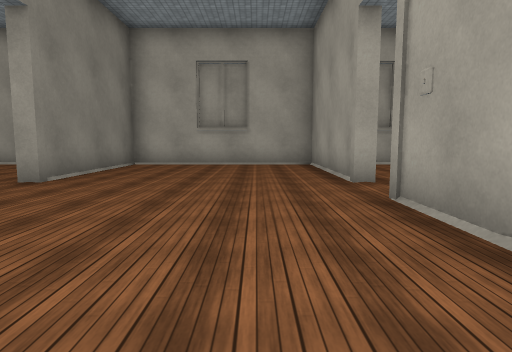
view 1 (above)

17 first-person views from a walk through a 3-D level made in the Unity game engine. The camera is 1.3 m above the floor, tilts 6° down and sees 75° across. The floor is counted in squares, 2 m on a side. Each view is taken from the middle of a square. On the plan, view 1 faces up. The plan holds only what a view shows up to about 10 squares ahead; the rest is blank. The place goes on beyond the plan. The player is left out. Some animated figures are not drawn. Surface patterns are stand-ins for the level's own textures.

view 2
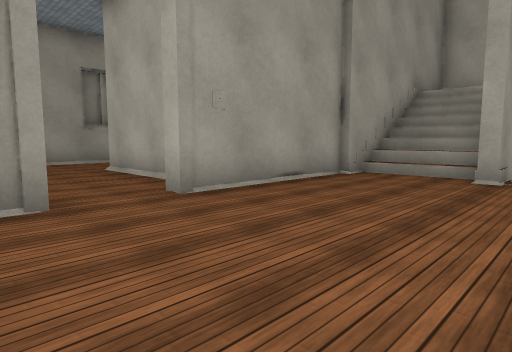

view 3
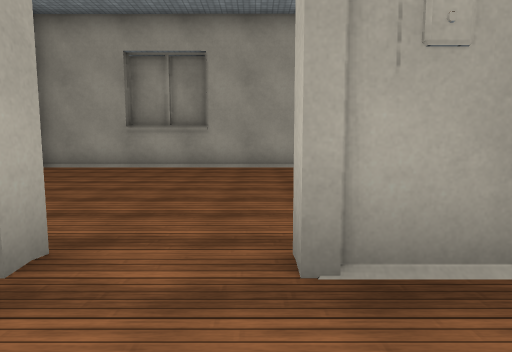

view 4
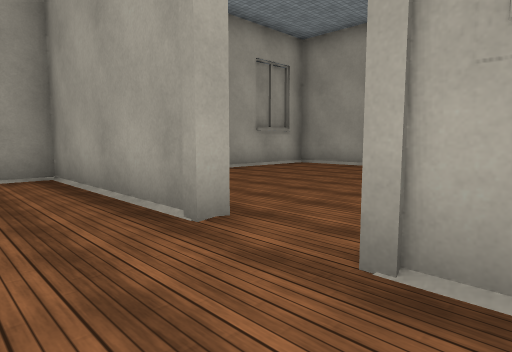

view 5
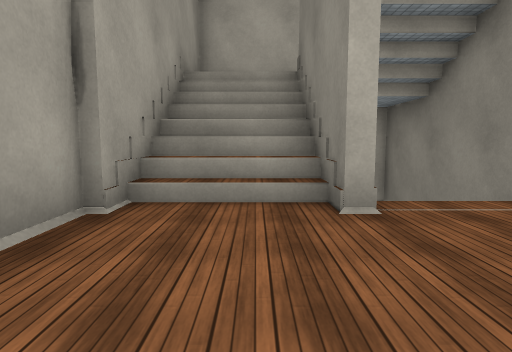

view 6
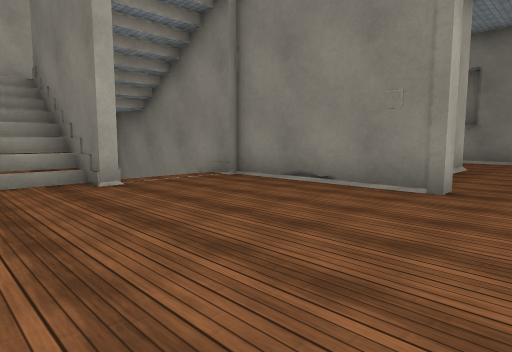

view 7
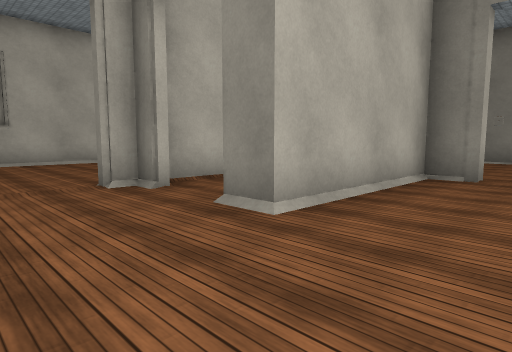

view 8
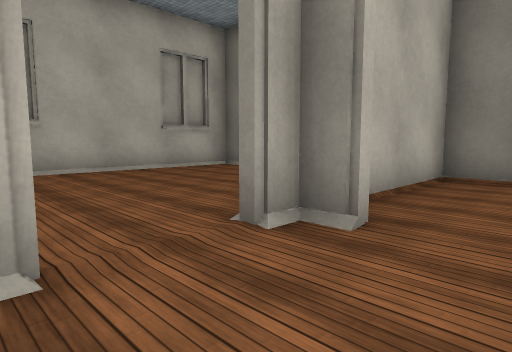

view 9
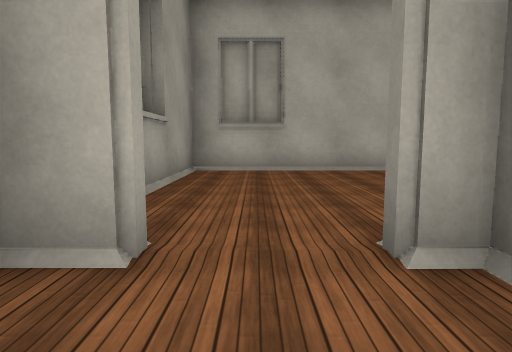

view 10
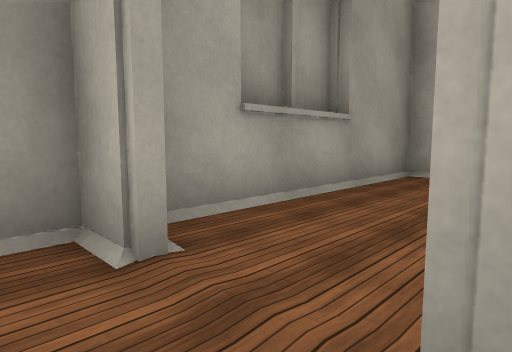

view 11
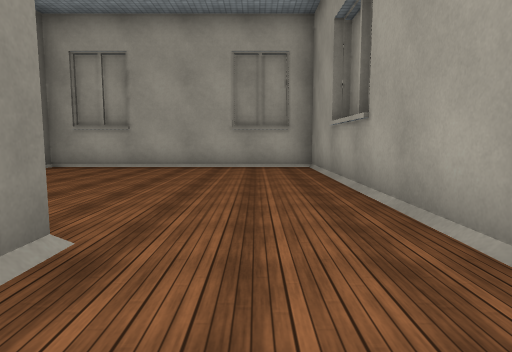

view 12
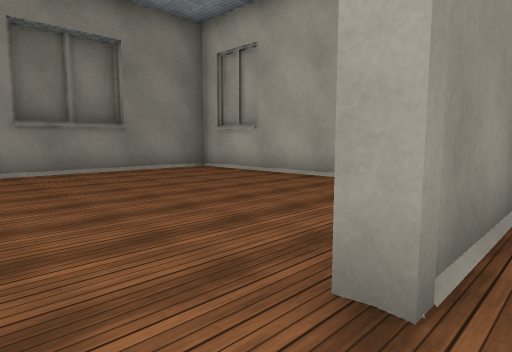

view 13
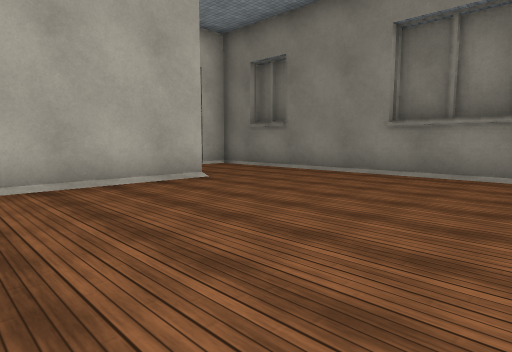

view 14
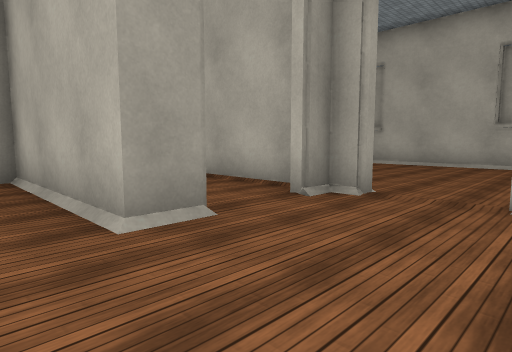

view 15
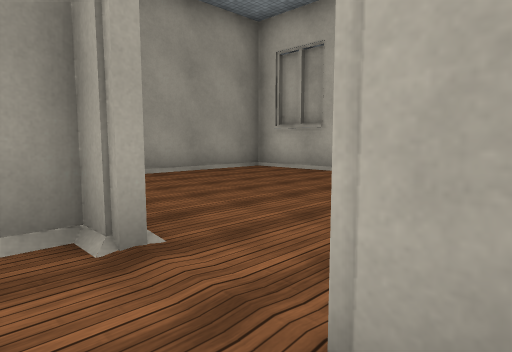

view 16
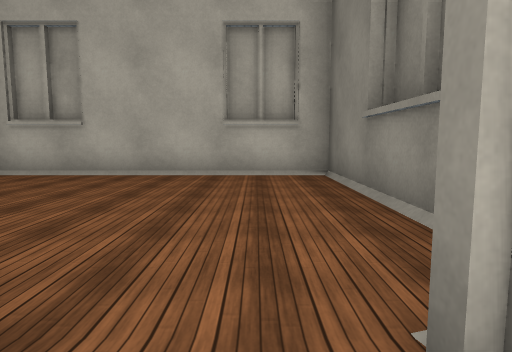

view 17
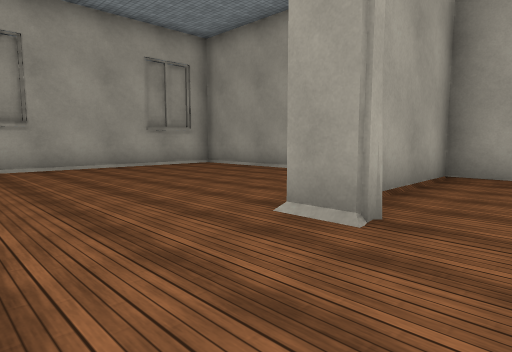

### Floor plan
Ten units are one square. View 1 is at (0, 0); x grows to the right and y downward. Boxes are objects, and circles mark ways between rooms. Rooms are numbered by the first view taken in them; rooms with no view inside come last. Other rooms are left out.
<svg viewBox="-109 -99 198 158">
<path fill="none" stroke="#000" d="M-8 -1 -8 35M-33 -1 -33 23M-34 -39 -34 0M16 0 16 -39M-11 13 -11 -1M18 -39 18 -30M-46 -30 -36 -30M20 -52 16 -52 16 -94 -34 -94 -34 -51M-10 54 14 54 14 -1M57 -9 57 -3 62 -3M18 -30 57 -30 57 -21M76 -3 84 -3 84 -94 18 -94M18 -12 18 -3 52 -3M-76 -21 -76 -30 -46 -30M-37 -61 -37 -90M-37 -17 -37 -27 -62 -27M-70 -3 -49 -3M-81 -3 -76 -3 -76 -9M-41 -94 -104 -94 -104 -3 -95 -3M-104 15 -104 54 -37 54 -37 21M18 48 18 54 84 54 84 4"/>
<circle cx="20" cy="-45" r="3" fill="#2a7"/>
<circle cx="-35" cy="-45" r="3" fill="#2a7"/>
<circle cx="70" cy="0" r="3" fill="#2a7"/>
<circle cx="-90" cy="0" r="3" fill="#2a7"/>
<text x="-10" y="-20">1</text>
<text x="60" y="-50">2</text>
<text x="-70" y="-50">3</text>
<text x="-70" y="30">4</text>
<text x="60" y="30">5</text>
</svg>
Room 1 opens to room 2. Room 1 opens to room 3. Room 2 opens to room 5. Room 3 opens to room 4.

Where each view was taken, in squares from view 1:
view 1: 0 up, 0 right, facing up
view 2: 6 up, 2 left, facing down-right
view 3: 4 up, 0 right, facing right
view 4: 3 up, 0 right, facing up-right
view 5: 3 up, 0 right, facing down
view 6: 5 up, 1 right, facing down-left
view 7: 5 up, 8 right, facing down-left
view 8: 2 up, 8 right, facing down-left
view 9: 2 up, 7 right, facing down
view 10: 1 up, 6 right, facing down-right
view 11: 1 up, 7 right, facing up
view 12: 4 up, 3 left, facing up-left
view 13: 8 up, 4 left, facing down-left
view 14: 4 up, 10 left, facing down-right
view 15: 1 up, 10 left, facing down-right
view 16: 1 up, 9 left, facing down
view 17: 1 up, 10 left, facing up-right
